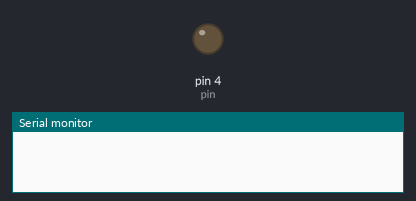
Simulated run of this sketch. Board: Arduino Uno, built with avr-gcc and run on an emulated ATmega328P. On the bench: output pins drawn as LEDs (lit = HIGH), the last lines printed to the serial monitor.

Above: at 1.0 s.
At 3.0 s:
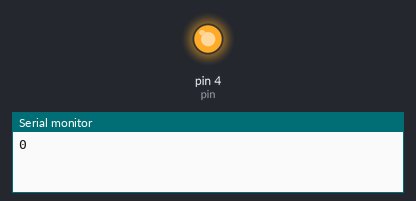
Timing chart, 0 to 5.2 s (numbered marks = the images above):
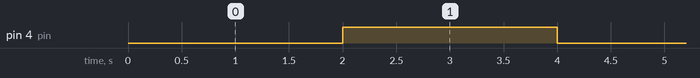

Measured:
- by itself, pin 4 (pin): alternates HIGH for 2.0 s and LOW for 2.0 s

The sketch:

LEDon.ino
```cpp
int pin = 4;


void setup() {
  Serial.begin(9600);
  pinMode(pin, OUTPUT);
}

void loop() {

  /*digitalWrite(pin,HIGH);
  delay(5000);
  digitalWrite(pin,LOW);
  delay(5000);*/

  for (int i=0; i<50; i++){
     if (i%2==0){
        digitalWrite(pin,LOW);
        delay(2000);
        Serial.println(i);
     }
     else{
        digitalWrite(pin,HIGH);
        delay(2000);
     }
    }
}
```
